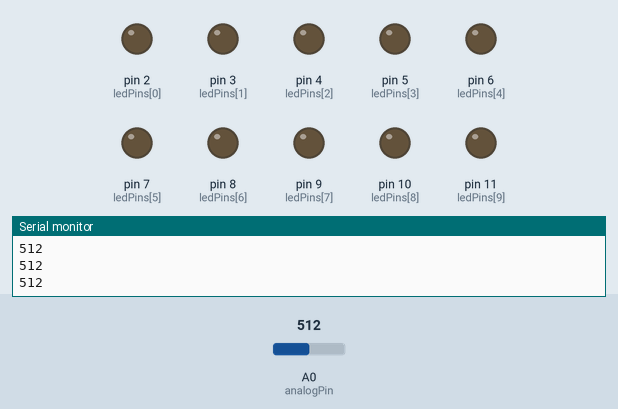
Recording of a sketch running on a simulated Arduino Uno, built with avr-gcc and run on an emulated ATmega328P. Parts: output pins drawn as LEDs (lit = HIGH), the last lines printed to the serial monitor. The test bench sets the inputs (shaded band); at power-on: A0 (analogPin) = 512.

Above: at 1.2 s.
1.3 s: A0 (analogPin) set to 671
2.8 s: A0 (analogPin) set to 686
At 3.1 s:
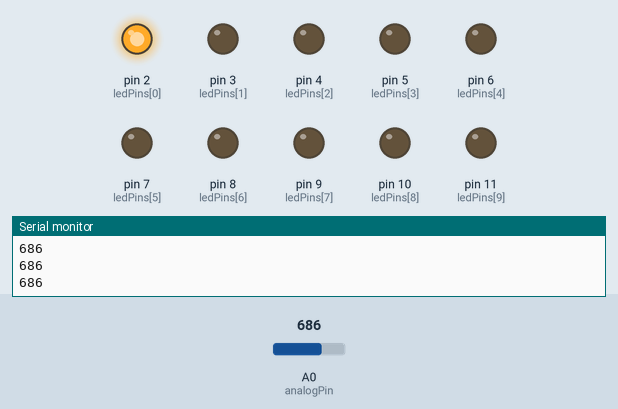
4.3 s: A0 (analogPin) set to 709
5.8 s: A0 (analogPin) set to 734
At 6.4 s:
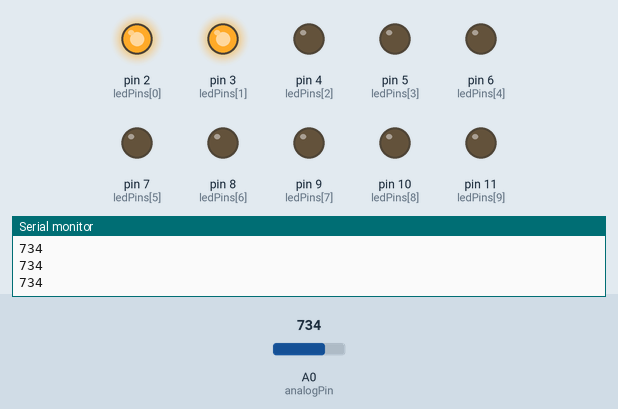
7.3 s: A0 (analogPin) set to 900
At 7.7 s:
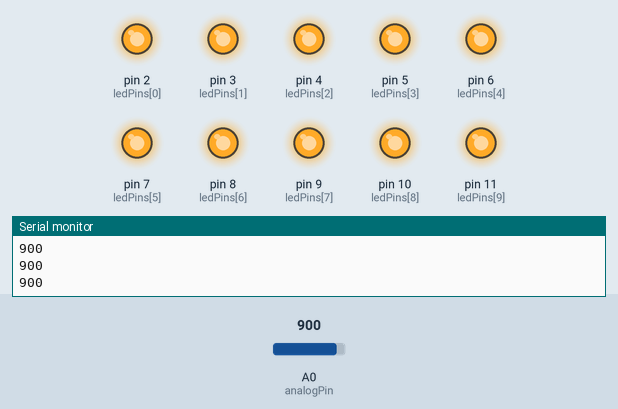
8.8 s: A0 (analogPin) set to 886
At 9.9 s:
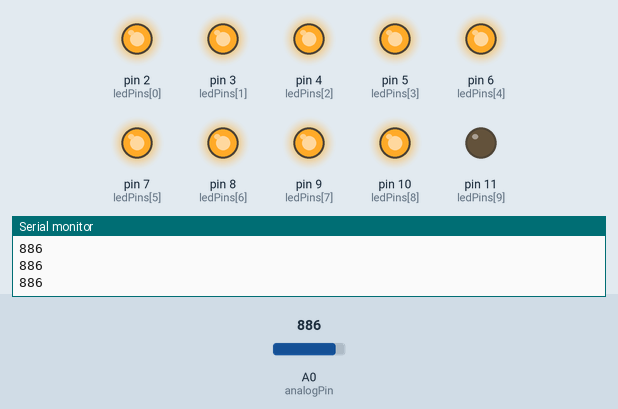
Timing chart, 0 to 11.3 s (numbered marks = the images above; inputs shaded):
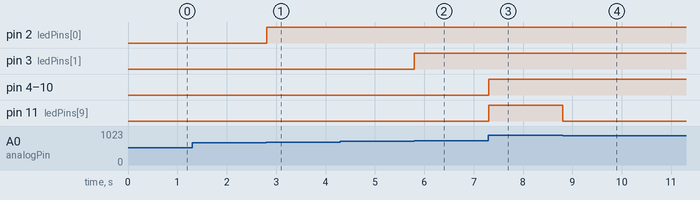

Measured:
- the behaviour switches between 678 and 679 on A0 (analogPin) (found by bisection; images 0 and 1)
- the behaviour switches between 721 and 722 on A0 (analogPin) (found by bisection; images 1 and 2)
- the behaviour switches between 898 and 897 on A0 (analogPin) (found by bisection; images 3 and 4)
- after the input at 2.8 s, pin 2 (ledPins[0]): LOW → HIGH at once
- after the input at 5.8 s, pin 3 (ledPins[1]): LOW → HIGH at once
- after the input at 7.3 s, pin 4 (ledPins[2]), pin 5 (ledPins[3]), pin 6 (ledPins[4]), pin 7 (ledPins[5]), pin 8 (ledPins[6]), pin 9 (ledPins[7]), pin 10 (ledPins[8]), pin 11 (ledPins[9]): LOW → HIGH at once
- after the input at 8.8 s, pin 11 (ledPins[9]): HIGH → LOW at once

The sketch:

sketch_may22b.ino
```cpp
#define high 920
#define low 700
const int analogPin = A0;
const int ledCount = 10;
int ledPins[] = {2,3,4,5,6,7,8,9,10,11};

void setup() {
  // put your setup code here, to run once:
  Serial.begin(9600);
  for(int LED = 0;LED <ledCount;LED++){
    pinMode(ledPins[LED],OUTPUT);
  }
}

void loop() {
  // put your main code here, to run repeatedly:
  int value = analogRead(A0);
  int READ = analogRead(analogPin);
  //if(READ >high) READ = high;
  //if(READ < low) READ = low;
  int LEVEL = map(READ,low,high,0,ledCount);
  for(int LED = 0;LED<ledCount;LED++){
    if(LED<=LEVEL){
      digitalWrite(ledPins[LED],HIGH);
  }
  else{
    digitalWrite(ledPins[LED],LOW);
  }

  }
  Serial.println(value);
  delay(1);
}
```
